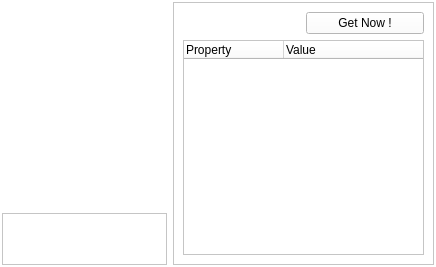
<ui version="4.0" >
 <author></author>
 <comment></comment>
 <exportmacro></exportmacro>
 <class>RzxItem</class>
 <widget class="QWidget" name="RzxItem" >
  <property name="geometry" >
   <rect>
    <x>0</x>
    <y>0</y>
    <width>436</width>
    <height>267</height>
   </rect>
  </property>
  <property name="sizePolicy" >
   <sizepolicy>
    <hsizetype>5</hsizetype>
    <vsizetype>3</vsizetype>
    <horstretch>0</horstretch>
    <verstretch>0</verstretch>
   </sizepolicy>
  </property>
  <property name="minimumSize" >
   <size>
    <width>300</width>
    <height>256</height>
   </size>
  </property>
  <property name="baseSize" >
   <size>
    <width>700</width>
    <height>186</height>
   </size>
  </property>
  <property name="palette" >
   <palette>
    <active>
     <color>
      <red>0</red>
      <green>0</green>
      <blue>0</blue>
     </color>
     <color>
      <red>255</red>
      <green>255</green>
      <blue>255</blue>
     </color>
     <color>
      <red>255</red>
      <green>255</green>
      <blue>255</blue>
     </color>
     <color>
      <red>255</red>
      <green>255</green>
      <blue>255</blue>
     </color>
     <color>
      <red>127</red>
      <green>127</green>
      <blue>127</blue>
     </color>
     <color>
      <red>170</red>
      <green>170</green>
      <blue>170</blue>
     </color>
     <color>
      <red>0</red>
      <green>0</green>
      <blue>0</blue>
     </color>
     <color>
      <red>255</red>
      <green>255</green>
      <blue>255</blue>
     </color>
     <color>
      <red>0</red>
      <green>0</green>
      <blue>0</blue>
     </color>
     <color>
      <red>255</red>
      <green>255</green>
      <blue>255</blue>
     </color>
     <color>
      <red>255</red>
      <green>255</green>
      <blue>255</blue>
     </color>
     <color>
      <red>0</red>
      <green>0</green>
      <blue>0</blue>
     </color>
     <color>
      <red>103</red>
      <green>141</green>
      <blue>178</blue>
     </color>
     <color>
      <red>255</red>
      <green>255</green>
      <blue>255</blue>
     </color>
     <color>
      <red>0</red>
      <green>0</green>
      <blue>238</blue>
     </color>
     <color>
      <red>82</red>
      <green>24</green>
      <blue>139</blue>
     </color>
     <color>
      <red>255</red>
      <green>255</green>
      <blue>255</blue>
     </color>
    </active>
    <inactive>
     <color>
      <red>0</red>
      <green>0</green>
      <blue>0</blue>
     </color>
     <color>
      <red>255</red>
      <green>255</green>
      <blue>255</blue>
     </color>
     <color>
      <red>255</red>
      <green>255</green>
      <blue>255</blue>
     </color>
     <color>
      <red>255</red>
      <green>255</green>
      <blue>255</blue>
     </color>
     <color>
      <red>127</red>
      <green>127</green>
      <blue>127</blue>
     </color>
     <color>
      <red>170</red>
      <green>170</green>
      <blue>170</blue>
     </color>
     <color>
      <red>0</red>
      <green>0</green>
      <blue>0</blue>
     </color>
     <color>
      <red>255</red>
      <green>255</green>
      <blue>255</blue>
     </color>
     <color>
      <red>0</red>
      <green>0</green>
      <blue>0</blue>
     </color>
     <color>
      <red>255</red>
      <green>255</green>
      <blue>255</blue>
     </color>
     <color>
      <red>255</red>
      <green>255</green>
      <blue>255</blue>
     </color>
     <color>
      <red>0</red>
      <green>0</green>
      <blue>0</blue>
     </color>
     <color>
      <red>103</red>
      <green>141</green>
      <blue>178</blue>
     </color>
     <color>
      <red>255</red>
      <green>255</green>
      <blue>255</blue>
     </color>
     <color>
      <red>0</red>
      <green>0</green>
      <blue>238</blue>
     </color>
     <color>
      <red>82</red>
      <green>24</green>
      <blue>139</blue>
     </color>
     <color>
      <red>255</red>
      <green>255</green>
      <blue>255</blue>
     </color>
    </inactive>
    <disabled>
     <color>
      <red>127</red>
      <green>127</green>
      <blue>127</blue>
     </color>
     <color>
      <red>255</red>
      <green>255</green>
      <blue>255</blue>
     </color>
     <color>
      <red>255</red>
      <green>255</green>
      <blue>255</blue>
     </color>
     <color>
      <red>255</red>
      <green>255</green>
      <blue>255</blue>
     </color>
     <color>
      <red>127</red>
      <green>127</green>
      <blue>127</blue>
     </color>
     <color>
      <red>170</red>
      <green>170</green>
      <blue>170</blue>
     </color>
     <color>
      <red>127</red>
      <green>127</green>
      <blue>127</blue>
     </color>
     <color>
      <red>255</red>
      <green>255</green>
      <blue>255</blue>
     </color>
     <color>
      <red>127</red>
      <green>127</green>
      <blue>127</blue>
     </color>
     <color>
      <red>255</red>
      <green>255</green>
      <blue>255</blue>
     </color>
     <color>
      <red>255</red>
      <green>255</green>
      <blue>255</blue>
     </color>
     <color>
      <red>0</red>
      <green>0</green>
      <blue>0</blue>
     </color>
     <color>
      <red>86</red>
      <green>117</green>
      <blue>148</blue>
     </color>
     <color>
      <red>255</red>
      <green>255</green>
      <blue>255</blue>
     </color>
     <color>
      <red>0</red>
      <green>0</green>
      <blue>238</blue>
     </color>
     <color>
      <red>82</red>
      <green>24</green>
      <blue>139</blue>
     </color>
     <color>
      <red>255</red>
      <green>255</green>
      <blue>255</blue>
     </color>
    </disabled>
   </palette>
  </property>
  <property name="windowTitle" >
   <string>Form</string>
  </property>
  <layout class="QGridLayout" >
   <property name="margin" >
    <number>2</number>
   </property>
   <property name="spacing" >
    <number>6</number>
   </property>
   <item row="1" column="0" >
    <spacer>
     <property name="orientation" >
      <enum>Qt::Vertical</enum>
     </property>
     <property name="sizeHint" >
      <size>
       <width>20</width>
       <height>3</height>
      </size>
     </property>
    </spacer>
   </item>
   <item row="0" column="0" >
    <layout class="QGridLayout" >
     <property name="margin" >
      <number>0</number>
     </property>
     <property name="spacing" >
      <number>6</number>
     </property>
     <item row="2" column="1" >
      <layout class="QGridLayout" >
       <property name="margin" >
        <number>0</number>
       </property>
       <property name="spacing" >
        <number>6</number>
       </property>
       <item row="0" column="1" >
        <widget class="QLabel" name="lblFtp" >
         <property name="sizePolicy" >
          <sizepolicy>
           <hsizetype>0</hsizetype>
           <vsizetype>0</vsizetype>
           <horstretch>0</horstretch>
           <verstretch>0</verstretch>
          </sizepolicy>
         </property>
         <property name="minimumSize" >
          <size>
           <width>32</width>
           <height>32</height>
          </size>
         </property>
         <property name="maximumSize" >
          <size>
           <width>32</width>
           <height>32</height>
          </size>
         </property>
         <property name="text" >
          <string/>
         </property>
        </widget>
       </item>
       <item row="1" column="1" >
        <widget class="QLabel" name="lblSamba" >
         <property name="sizePolicy" >
          <sizepolicy>
           <hsizetype>0</hsizetype>
           <vsizetype>0</vsizetype>
           <horstretch>0</horstretch>
           <verstretch>0</verstretch>
          </sizepolicy>
         </property>
         <property name="minimumSize" >
          <size>
           <width>32</width>
           <height>32</height>
          </size>
         </property>
         <property name="maximumSize" >
          <size>
           <width>32</width>
           <height>32</height>
          </size>
         </property>
         <property name="text" >
          <string/>
         </property>
        </widget>
       </item>
       <item row="1" column="0" >
        <widget class="QLabel" name="lblNews" >
         <property name="sizePolicy" >
          <sizepolicy>
           <hsizetype>0</hsizetype>
           <vsizetype>0</vsizetype>
           <horstretch>0</horstretch>
           <verstretch>0</verstretch>
          </sizepolicy>
         </property>
         <property name="minimumSize" >
          <size>
           <width>32</width>
           <height>32</height>
          </size>
         </property>
         <property name="maximumSize" >
          <size>
           <width>32</width>
           <height>32</height>
          </size>
         </property>
         <property name="text" >
          <string/>
         </property>
        </widget>
       </item>
       <item row="0" column="0" >
        <widget class="QLabel" name="lblHttp" >
         <property name="sizePolicy" >
          <sizepolicy>
           <hsizetype>0</hsizetype>
           <vsizetype>0</vsizetype>
           <horstretch>0</horstretch>
           <verstretch>0</verstretch>
          </sizepolicy>
         </property>
         <property name="minimumSize" >
          <size>
           <width>32</width>
           <height>32</height>
          </size>
         </property>
         <property name="maximumSize" >
          <size>
           <width>32</width>
           <height>32</height>
          </size>
         </property>
         <property name="text" >
          <string/>
         </property>
        </widget>
       </item>
      </layout>
     </item>
     <item row="0" column="0" colspan="3" >
      <widget class="QLabel" name="lblName" >
       <property name="sizePolicy" >
        <sizepolicy>
         <hsizetype>5</hsizetype>
         <vsizetype>4</vsizetype>
         <horstretch>0</horstretch>
         <verstretch>0</verstretch>
        </sizepolicy>
       </property>
       <property name="text" >
        <string/>
       </property>
       <property name="textFormat" >
        <enum>Qt::RichText</enum>
       </property>
       <property name="alignment" >
        <set>Qt::AlignHCenter</set>
       </property>
      </widget>
     </item>
     <item row="1" column="1" >
      <widget class="QLabel" name="lblIcon" >
       <property name="sizePolicy" >
        <sizepolicy>
         <hsizetype>0</hsizetype>
         <vsizetype>0</vsizetype>
         <horstretch>0</horstretch>
         <verstretch>0</verstretch>
        </sizepolicy>
       </property>
       <property name="minimumSize" >
        <size>
         <width>64</width>
         <height>64</height>
        </size>
       </property>
       <property name="maximumSize" >
        <size>
         <width>64</width>
         <height>64</height>
        </size>
       </property>
       <property name="text" >
        <string/>
       </property>
      </widget>
     </item>
    </layout>
   </item>
   <item row="2" column="0" colspan="2" >
    <widget class="QFrame" name="frmDetails" >
     <property name="sizePolicy" >
      <sizepolicy>
       <hsizetype>5</hsizetype>
       <vsizetype>0</vsizetype>
       <horstretch>0</horstretch>
       <verstretch>0</verstretch>
      </sizepolicy>
     </property>
     <property name="frameShape" >
      <enum>QFrame::StyledPanel</enum>
     </property>
     <property name="frameShadow" >
      <enum>QFrame::Raised</enum>
     </property>
     <layout class="QHBoxLayout" >
      <property name="margin" >
       <number>8</number>
      </property>
      <property name="spacing" >
       <number>6</number>
      </property>
      <item>
       <widget class="QLabel" name="lblStateIcon" >
        <property name="sizePolicy" >
         <sizepolicy>
          <hsizetype>0</hsizetype>
          <vsizetype>0</vsizetype>
          <horstretch>0</horstretch>
          <verstretch>0</verstretch>
         </sizepolicy>
        </property>
        <property name="minimumSize" >
         <size>
          <width>32</width>
          <height>32</height>
         </size>
        </property>
        <property name="maximumSize" >
         <size>
          <width>32</width>
          <height>32</height>
         </size>
        </property>
        <property name="text" >
         <string/>
        </property>
       </widget>
      </item>
      <item>
       <widget class="QLabel" name="lblState" >
        <property name="text" >
         <string/>
        </property>
       </widget>
      </item>
      <item>
       <widget class="QLabel" name="lblOS" >
        <property name="sizePolicy" >
         <sizepolicy>
          <hsizetype>0</hsizetype>
          <vsizetype>0</vsizetype>
          <horstretch>0</horstretch>
          <verstretch>0</verstretch>
         </sizepolicy>
        </property>
        <property name="minimumSize" >
         <size>
          <width>32</width>
          <height>32</height>
         </size>
        </property>
        <property name="maximumSize" >
         <size>
          <width>32</width>
          <height>32</height>
         </size>
        </property>
        <property name="text" >
         <string/>
        </property>
       </widget>
      </item>
      <item>
       <widget class="QLabel" name="lblClient" >
        <property name="text" >
         <string/>
        </property>
       </widget>
      </item>
      <item>
       <widget class="QLabel" name="lblPromo" >
        <property name="sizePolicy" >
         <sizepolicy>
          <hsizetype>0</hsizetype>
          <vsizetype>0</vsizetype>
          <horstretch>0</horstretch>
          <verstretch>0</verstretch>
         </sizepolicy>
        </property>
        <property name="minimumSize" >
         <size>
          <width>32</width>
          <height>32</height>
         </size>
        </property>
        <property name="maximumSize" >
         <size>
          <width>32</width>
          <height>32</height>
         </size>
        </property>
        <property name="text" >
         <string/>
        </property>
       </widget>
      </item>
      <item>
       <layout class="QVBoxLayout" >
        <property name="margin" >
         <number>0</number>
        </property>
        <property name="spacing" >
         <number>6</number>
        </property>
        <item>
         <widget class="QLabel" name="lblRezal" >
          <property name="text" >
           <string/>
          </property>
         </widget>
        </item>
        <item>
         <widget class="QLabel" name="lblIP" >
          <property name="text" >
           <string/>
          </property>
         </widget>
        </item>
       </layout>
      </item>
     </layout>
    </widget>
   </item>
   <item row="0" column="1" >
    <widget class="QLabel" name="lblComment" >
     <property name="sizePolicy" >
      <sizepolicy>
       <hsizetype>7</hsizetype>
       <vsizetype>4</vsizetype>
       <horstretch>0</horstretch>
       <verstretch>0</verstretch>
      </sizepolicy>
     </property>
     <property name="minimumSize" >
      <size>
       <width>0</width>
       <height>64</height>
      </size>
     </property>
     <property name="maximumSize" >
      <size>
       <width>16777215</width>
       <height>128</height>
      </size>
     </property>
     <property name="text" >
      <string/>
     </property>
     <property name="textFormat" >
      <enum>Qt::PlainText</enum>
     </property>
     <property name="wordWrap" >
      <bool>true</bool>
     </property>
    </widget>
   </item>
   <item rowspan="3" row="0" column="2" >
    <widget class="QFrame" name="frmProp" >
     <property name="sizePolicy" >
      <sizepolicy>
       <hsizetype>5</hsizetype>
       <vsizetype>7</vsizetype>
       <horstretch>0</horstretch>
       <verstretch>0</verstretch>
      </sizepolicy>
     </property>
     <property name="frameShape" >
      <enum>QFrame::StyledPanel</enum>
     </property>
     <property name="frameShadow" >
      <enum>QFrame::Raised</enum>
     </property>
     <layout class="QGridLayout" >
      <property name="margin" >
       <number>9</number>
      </property>
      <property name="spacing" >
       <number>6</number>
      </property>
      <item row="1" column="0" colspan="2" >
       <widget class="QTreeWidget" name="propsView" >
        <property name="sizePolicy" >
         <sizepolicy>
          <hsizetype>7</hsizetype>
          <vsizetype>7</vsizetype>
          <horstretch>0</horstretch>
          <verstretch>0</verstretch>
         </sizepolicy>
        </property>
        <property name="minimumSize" >
         <size>
          <width>0</width>
          <height>128</height>
         </size>
        </property>
        <property name="maximumSize" >
         <size>
          <width>300</width>
          <height>16777215</height>
         </size>
        </property>
        <property name="baseSize" >
         <size>
          <width>300</width>
          <height>128</height>
         </size>
        </property>
        <property name="alternatingRowColors" >
         <bool>true</bool>
        </property>
        <property name="rootIsDecorated" >
         <bool>false</bool>
        </property>
        <property name="uniformRowHeights" >
         <bool>true</bool>
        </property>
        <property name="itemsExpandable" >
         <bool>false</bool>
        </property>
        <property name="columnCount" >
         <number>2</number>
        </property>
        <column>
         <property name="text" >
          <string>Property</string>
         </property>
        </column>
        <column>
         <property name="text" >
          <string>Value</string>
         </property>
        </column>
       </widget>
      </item>
      <item row="0" column="1" >
       <widget class="QPushButton" name="btnProperties" >
        <property name="text" >
         <string>Get Now !</string>
        </property>
       </widget>
      </item>
      <item row="0" column="0" >
       <widget class="QLabel" name="lblDate" >
        <property name="text" >
         <string/>
        </property>
        <property name="buddy" >
         <cstring>btnProperties</cstring>
        </property>
       </widget>
      </item>
     </layout>
    </widget>
   </item>
  </layout>
 </widget>
 <layoutdefault spacing="6" margin="0" />
 <pixmapfunction></pixmapfunction>
 <tabstops>
  <tabstop>btnProperties</tabstop>
  <tabstop>propsView</tabstop>
 </tabstops>
 <resources/>
 <connections/>
</ui>
